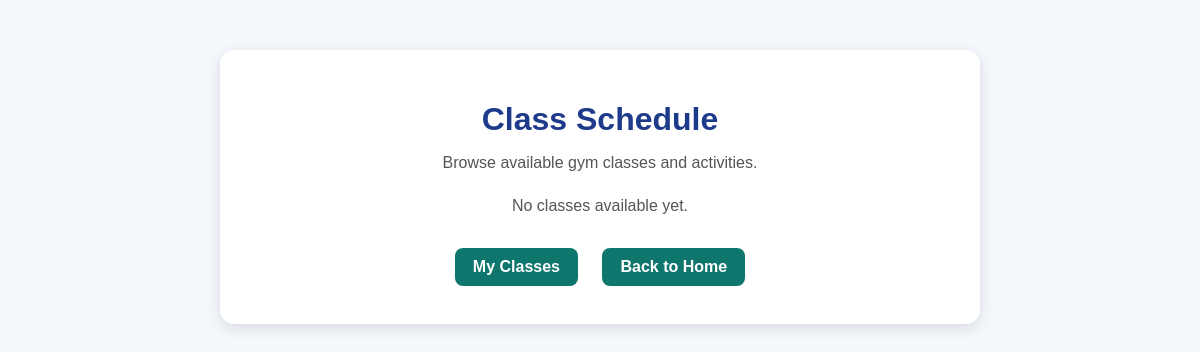
Before: /classes/ with the older database file.
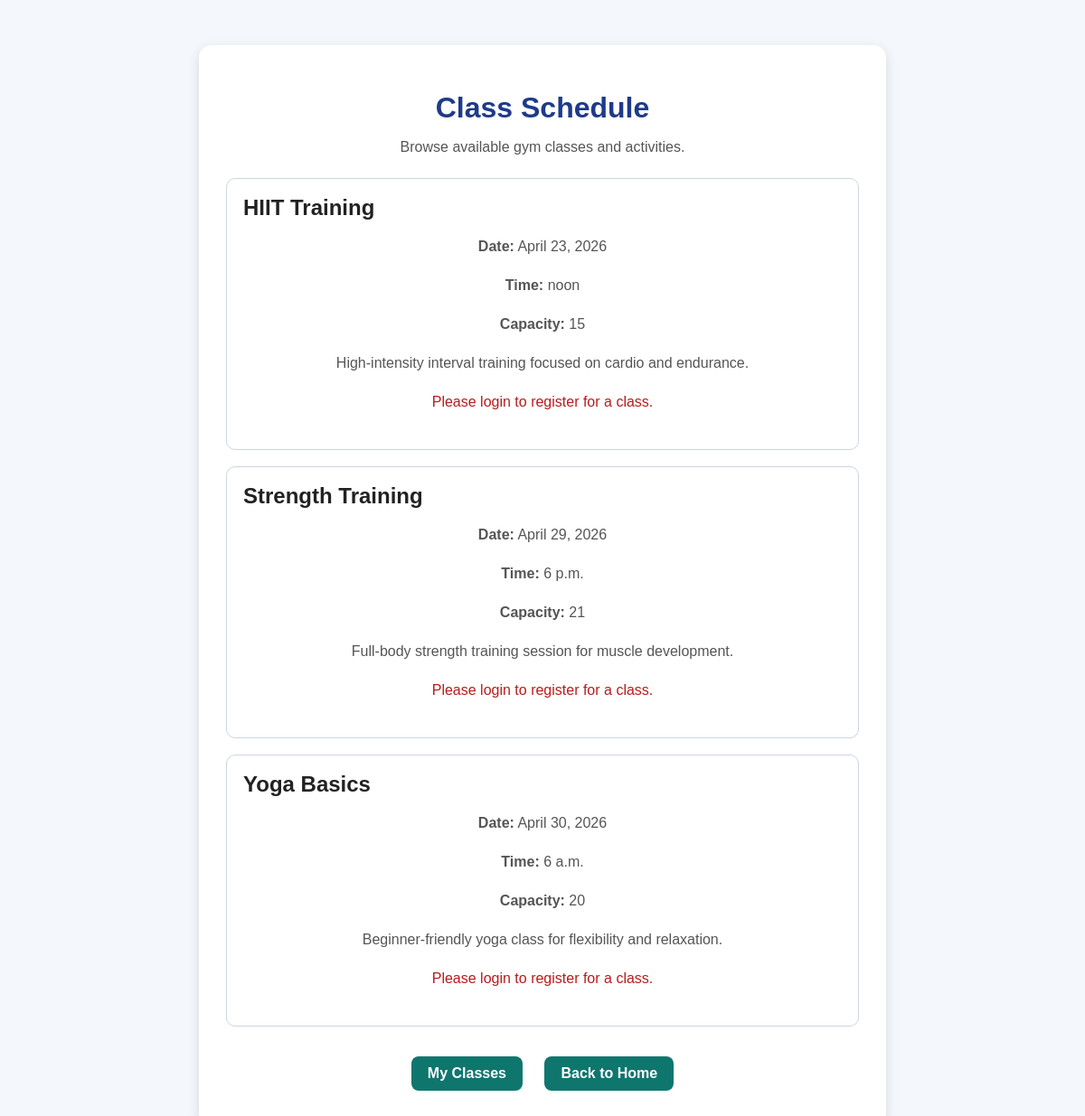
After: the same page with the newer database file.
### classes_app/models.py (models this page shows, shortened)
class GymClass(models.Model):
    title = models.CharField(max_length=100)
    description = models.TextField()
    class_date = models.DateField()
    class_time = models.TimeField()
    capacity = models.IntegerField()

### classes_app/views.py (the view)
# urls.py: path('', views.class_list, name='class_list'),
def class_list(request):
    classes = GymClass.objects.all().order_by('class_date', 'class_time')
    return render(request, 'classes_app/class_list.html', {'classes': classes})

### classes_app/templates/classes_app/class_list.html (shortened to what this page needs)
{% load static %}
<!DOCTYPE html>
<html lang="en">
<head>
    <link rel="stylesheet" href="{% static 'members/style.css' %}">
</head>
<body>
    <div class="container">
        <h1>Class Schedule</h1>
        <p>Browse available gym classes and activities.</p>
        {% for item in classes %}
            <div style="border: 1px solid #cbd5e1; border-radius: 10px; padding: 18px; margin-bottom: 18px;">
                <h2 style="margin-top: 0;">{{ item.title }}</h2>
                <p><strong>Date:</strong> {{ item.class_date }}</p>
                <p><strong>Time:</strong> {{ item.class_time }}</p>
                <p><strong>Capacity:</strong> {{ item.capacity }}</p>
                <p>{{ item.description }}</p>
                {% if user.is_authenticated %}
                    <a class="back-link" href="/classes/register/{{ item.id }}/">Sign Up for Class</a>
                {% else %}
                    <p style="color: #b91c1c;">Please login to register for a class.</p>
                {% endif %}
            </div>
        {% empty %}
            <p>No classes available yet.</p>
        {% endfor %}
        <div class="nav-links">
            <a href="/classes/my-classes/">My Classes</a>
            <a href="/">Back to Home</a>
        </div>
    </div>
</body>
</html>

Changed rows visible on the page:
added GymClass: title "HIIT Training", class_date "April 23, 2026", class_time "noon", capacity "15", description "High-intensity interval training focused on cardio and endurance."
added GymClass: title "Strength Training", class_date "April 29, 2026", class_time "6 p.m.", capacity "21", description "Full-body strength training session for muscle development."
added GymClass: title "Yoga Basics", class_date "April 30, 2026", class_time "6 a.m.", capacity "20", description "Beginner-friendly yoga class for flexibility and relaxation."
Other visible differences:
text no longer shown: "No classes available yet."
